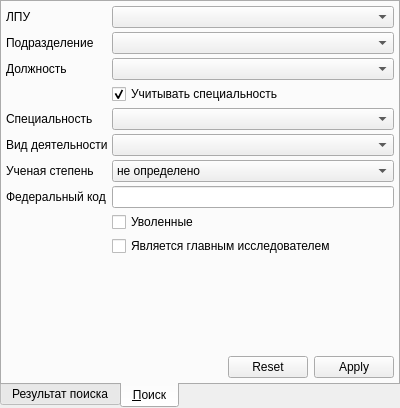
<?xml version="1.0" encoding="UTF-8"?>
<ui version="4.0">
 <class>PersonComboBoxExPopup</class>
 <widget class="QWidget" name="PersonComboBoxExPopup">
  <property name="geometry">
   <rect>
    <x>0</x>
    <y>0</y>
    <width>400</width>
    <height>408</height>
   </rect>
  </property>
  <property name="windowTitle">
   <string>Form</string>
  </property>
  <layout class="QGridLayout">
   <property name="margin">
    <number>0</number>
   </property>
   <property name="spacing">
    <number>0</number>
   </property>
   <item row="0" column="0">
    <widget class="QTabWidget" name="tabWidget">
     <property name="tabPosition">
      <enum>QTabWidget::South</enum>
     </property>
     <property name="tabShape">
      <enum>QTabWidget::Rounded</enum>
     </property>
     <property name="currentIndex">
      <number>1</number>
     </property>
     <widget class="QWidget" name="tabClientRelation">
      <attribute name="title">
       <string>Результат поиска</string>
      </attribute>
      <layout class="QVBoxLayout">
       <property name="spacing">
        <number>4</number>
       </property>
       <property name="margin">
        <number>4</number>
       </property>
       <item>
        <widget class="CTableView" name="tblPersonFind"/>
       </item>
      </layout>
     </widget>
     <widget class="QWidget" name="tabSearch">
      <attribute name="title">
       <string>&amp;Поиск</string>
      </attribute>
      <layout class="QGridLayout">
       <property name="margin">
        <number>4</number>
       </property>
       <property name="spacing">
        <number>4</number>
       </property>
       <item row="1" column="0">
        <widget class="QLabel" name="lblOrgStructure">
         <property name="sizePolicy">
          <sizepolicy hsizetype="Fixed" vsizetype="Preferred">
           <horstretch>0</horstretch>
           <verstretch>0</verstretch>
          </sizepolicy>
         </property>
         <property name="text">
          <string>Подразделение</string>
         </property>
        </widget>
       </item>
       <item row="3" column="1" colspan="2">
        <widget class="QCheckBox" name="chkSpeciality">
         <property name="text">
          <string>Учитывать специальность</string>
         </property>
         <property name="checked">
          <bool>true</bool>
         </property>
        </widget>
       </item>
       <item row="4" column="0">
        <widget class="QLabel" name="lblSpeciality">
         <property name="sizePolicy">
          <sizepolicy hsizetype="Fixed" vsizetype="Preferred">
           <horstretch>0</horstretch>
           <verstretch>0</verstretch>
          </sizepolicy>
         </property>
         <property name="text">
          <string>Специальность</string>
         </property>
        </widget>
       </item>
       <item row="5" column="0">
        <widget class="QLabel" name="lblActivity">
         <property name="sizePolicy">
          <sizepolicy hsizetype="Fixed" vsizetype="Preferred">
           <horstretch>0</horstretch>
           <verstretch>0</verstretch>
          </sizepolicy>
         </property>
         <property name="text">
          <string>Вид деятельности</string>
         </property>
        </widget>
       </item>
       <item row="11" column="0">
        <spacer>
         <property name="orientation">
          <enum>Qt::Vertical</enum>
         </property>
         <property name="sizeHint" stdset="0">
          <size>
           <width>20</width>
           <height>141</height>
          </size>
         </property>
        </spacer>
       </item>
       <item row="12" column="0" colspan="2">
        <spacer>
         <property name="orientation">
          <enum>Qt::Horizontal</enum>
         </property>
         <property name="sizeHint" stdset="0">
          <size>
           <width>231</width>
           <height>20</height>
          </size>
         </property>
        </spacer>
       </item>
       <item row="12" column="2">
        <widget class="QDialogButtonBox" name="buttonBox">
         <property name="sizePolicy">
          <sizepolicy hsizetype="Fixed" vsizetype="Fixed">
           <horstretch>0</horstretch>
           <verstretch>0</verstretch>
          </sizepolicy>
         </property>
         <property name="orientation">
          <enum>Qt::Horizontal</enum>
         </property>
         <property name="standardButtons">
          <set>QDialogButtonBox::Apply|QDialogButtonBox::Reset</set>
         </property>
         <property name="centerButtons">
          <bool>false</bool>
         </property>
        </widget>
       </item>
       <item row="1" column="1" colspan="2">
        <widget class="COrgStructureComboBox" name="cmbOrgStructure"/>
       </item>
       <item row="6" column="0">
        <widget class="QLabel" name="lblAcademicDegree">
         <property name="text">
          <string>Ученая степень</string>
         </property>
        </widget>
       </item>
       <item row="4" column="1" colspan="2">
        <widget class="CRBComboBox" name="cmbSpeciality"/>
       </item>
       <item row="5" column="1" colspan="2">
        <widget class="CRBComboBox" name="cmbActivity"/>
       </item>
       <item row="0" column="1" colspan="2">
        <widget class="COrgComboBox" name="cmbOrganisation"/>
       </item>
       <item row="0" column="0">
        <widget class="QLabel" name="lblOrganisation">
         <property name="text">
          <string>ЛПУ</string>
         </property>
        </widget>
       </item>
       <item row="8" column="1" colspan="2">
        <widget class="QCheckBox" name="chkDeallocatedPerson">
         <property name="text">
          <string>Уволенные</string>
         </property>
        </widget>
       </item>
       <item row="2" column="0">
        <widget class="QLabel" name="lblPost">
         <property name="text">
          <string>Должность</string>
         </property>
        </widget>
       </item>
       <item row="2" column="1" colspan="2">
        <widget class="CRBComboBox" name="cmbPost"/>
       </item>
       <item row="9" column="1" colspan="2">
        <widget class="QCheckBox" name="chkIsInvestigator">
         <property name="text">
          <string>Является главным исследователем</string>
         </property>
        </widget>
       </item>
       <item row="6" column="1" colspan="2">
        <widget class="QComboBox" name="cmbAcademicDegree">
         <item>
          <property name="text">
           <string>не определено</string>
          </property>
         </item>
         <item>
          <property name="text">
           <string>к.м.н</string>
          </property>
         </item>
         <item>
          <property name="text">
           <string>д.м.н</string>
          </property>
         </item>
        </widget>
       </item>
       <item row="7" column="1" colspan="2">
        <widget class="QLineEdit" name="edtFedCode"/>
       </item>
       <item row="7" column="0">
        <widget class="QLabel" name="lblFedCode">
         <property name="text">
          <string>Федеральный код</string>
         </property>
        </widget>
       </item>
      </layout>
     </widget>
    </widget>
   </item>
  </layout>
 </widget>
 <customwidgets>
  <customwidget>
   <class>COrgStructureComboBox</class>
   <extends>QComboBox</extends>
   <header>OrgStructComboBoxes</header>
  </customwidget>
  <customwidget>
   <class>CTableView</class>
   <extends>QTableView</extends>
   <header>library/TableView.h</header>
  </customwidget>
  <customwidget>
   <class>CRBComboBox</class>
   <extends>QComboBox</extends>
   <header>library/crbcombobox.h</header>
  </customwidget>
  <customwidget>
   <class>COrgComboBox</class>
   <extends>QComboBox</extends>
   <header>Orgs/OrgComboBox.h</header>
  </customwidget>
 </customwidgets>
 <tabstops>
  <tabstop>tabWidget</tabstop>
  <tabstop>tblPersonFind</tabstop>
  <tabstop>cmbOrganisation</tabstop>
  <tabstop>cmbOrgStructure</tabstop>
  <tabstop>cmbPost</tabstop>
  <tabstop>chkSpeciality</tabstop>
  <tabstop>cmbSpeciality</tabstop>
  <tabstop>cmbActivity</tabstop>
  <tabstop>cmbAcademicDegree</tabstop>
  <tabstop>chkDeallocatedPerson</tabstop>
  <tabstop>buttonBox</tabstop>
 </tabstops>
 <resources/>
 <connections/>
</ui>
